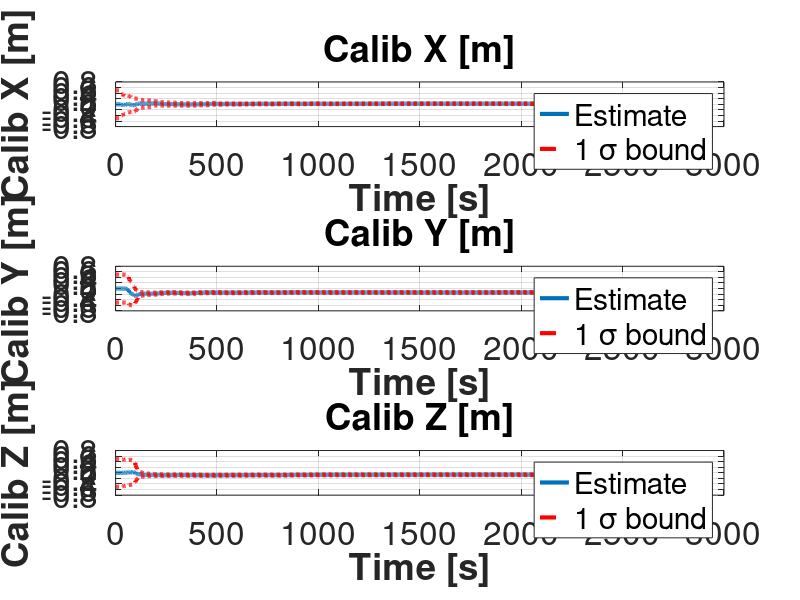

Reproduce this figure in MATLAB. (Note: this script raises an error after producing the figure.)
clear all;
clc;
data_ext_calib = csvread('lidar_imu_calib_extrinsics.csv');
quat = data_ext_calib(:, 1:4);
xyz = data_ext_calib(:, 5:7);
sigma_xyz = data_ext_calib(:, 11:13);
sigma_rxryrz = data_ext_calib(:, 8:10)*180/pi;
data_dt_calib = csvread('lidar_imu_calib_extrinsics.csv');
dt = data_dt_calib(:, 1);
sigma_dt = data_dt_calib(:, 2);
%%
figure('Name','Calibration XYZ KF','NumberTitle','off');
subplot(311)
plot(xyz(:,1), 'LineWidth', 3);
%hold off;
hold on;
plot(xyz(:,1) + sigma_xyz(:,1), '--r', 'LineWidth', 3);
hold on;
plot(xyz(:,1) - sigma_xyz(:,1), '--r', 'LineWidth', 3);
hold off;
ylabel('Calib X [m]','fontweight','bold','fontsize',16);
grid;
title('Calib X [m]','fontweight','bold','fontsize',16);
xlabel('Time [s]','fontweight','bold','fontsize',16);
legend('Estimate', '1 \sigma bound');
set(gca,'FontSize', 24);

subplot(312)
plot(xyz(:,2), 'LineWidth', 3);
%hold off;
hold on;
plot(xyz(:,2) + sigma_xyz(:,2), '--r', 'LineWidth', 3);
hold on;
plot(xyz(:,2) - sigma_xyz(:,2), '--r', 'LineWidth', 3);
hold off;
ylabel('Calib Y [m]','fontweight','bold','fontsize',16);
grid;
title('Calib Y [m]','fontweight','bold','fontsize',16);
xlabel('Time [s]','fontweight','bold','fontsize',16);
legend('Estimate', '1 \sigma bound');
set(gca,'FontSize', 24);

subplot(313)
plot(xyz(:,3), 'LineWidth', 3);
%hold off;
hold on;
plot(xyz(:,3) + sigma_xyz(:,3), '--r', 'LineWidth', 3);
hold on;
plot(xyz(:,3) - sigma_xyz(:,3), '--r', 'LineWidth', 3);
hold off;
ylabel('Calib Z [m]','fontweight','bold','fontsize',16);
grid;
title('Calib Z [m]','fontweight','bold','fontsize',16);
xlabel('Time [s]','fontweight','bold','fontsize',16);
legend('Estimate', '1 \sigma bound');
set(gca,'FontSize', 24);


%%
eulerangleDegrees = [];
for i=1:length(quat)
    quat_i = quaternion(quat(i, 4), quat(i, 1), quat(i, 2), quat(i, 3));
    eulerAngles = eulerd(quat_i, 'XYZ', 'frame');
    euler_x = wrapTo360(eulerAngles(:, 1));
    euler_y = eulerAngles(:, 2);
    euler_z = eulerAngles(:, 3);
    eulerangleDegrees = [eulerangleDegrees; [euler_x, euler_y, euler_z]];
end
eulerangleDegreesMinus = eulerangleDegrees - sigma_rxryrz;
eulerangleDegreesPlus = eulerangleDegrees + sigma_rxryrz;

%%
figure('Name','Rotation Calibration KF','NumberTitle','off');
subplot(311)
plot(eulerangleDegrees(:,1), 'LineWidth', 3);
hold on;
plot(eulerangleDegreesMinus(:,1), '--r', 'LineWidth', 3);
hold on;
plot(eulerangleDegreesPlus(:,1), '--r', 'LineWidth', 3);
hold off;
ylabel('Euler X','fontweight','bold','fontsize',16);
grid;
title('Euler X [deg]','fontweight','bold','fontsize',16);
xlabel('Time [s]','fontweight','bold','fontsize',16);
ylim([170, 190]);
legend('Estimate', '1 \sigma bound');
set(gca,'FontSize', 24);

subplot(312)
plot(eulerangleDegrees(:,2), 'LineWidth', 3);
hold on;
plot(eulerangleDegreesMinus(:,2),'--r', 'LineWidth', 3);
hold on;
plot(eulerangleDegreesPlus(:,2),'--r',  'LineWidth', 3);
hold off;
ylabel('Euler Y','fontweight','bold','fontsize',16);
grid;
title('Euler Y [deg]','fontweight','bold','fontsize',16);
xlabel('Time [s]','fontweight','bold','fontsize',16);
ylim([-10, 10]);
legend('Estimate', '1 \sigma bound');
set(gca,'FontSize', 24);

subplot(313)
plot(eulerangleDegrees(:,3), 'LineWidth', 3);
hold on;
plot(eulerangleDegreesMinus(:,3),'--r', 'LineWidth', 3);
hold on;
plot(eulerangleDegreesPlus(:,3),'--r',  'LineWidth', 3);
hold off;
ylabel('Euler Z','fontweight','bold','fontsize',16);
grid;
title('Euler Z [deg]','fontweight','bold','fontsize',16);
xlabel('Time [s]','fontweight','bold','fontsize',16);
ylim([-10, 10]);
legend('Estimate', '1 \sigma bound');
set(gca,'FontSize', 24);


